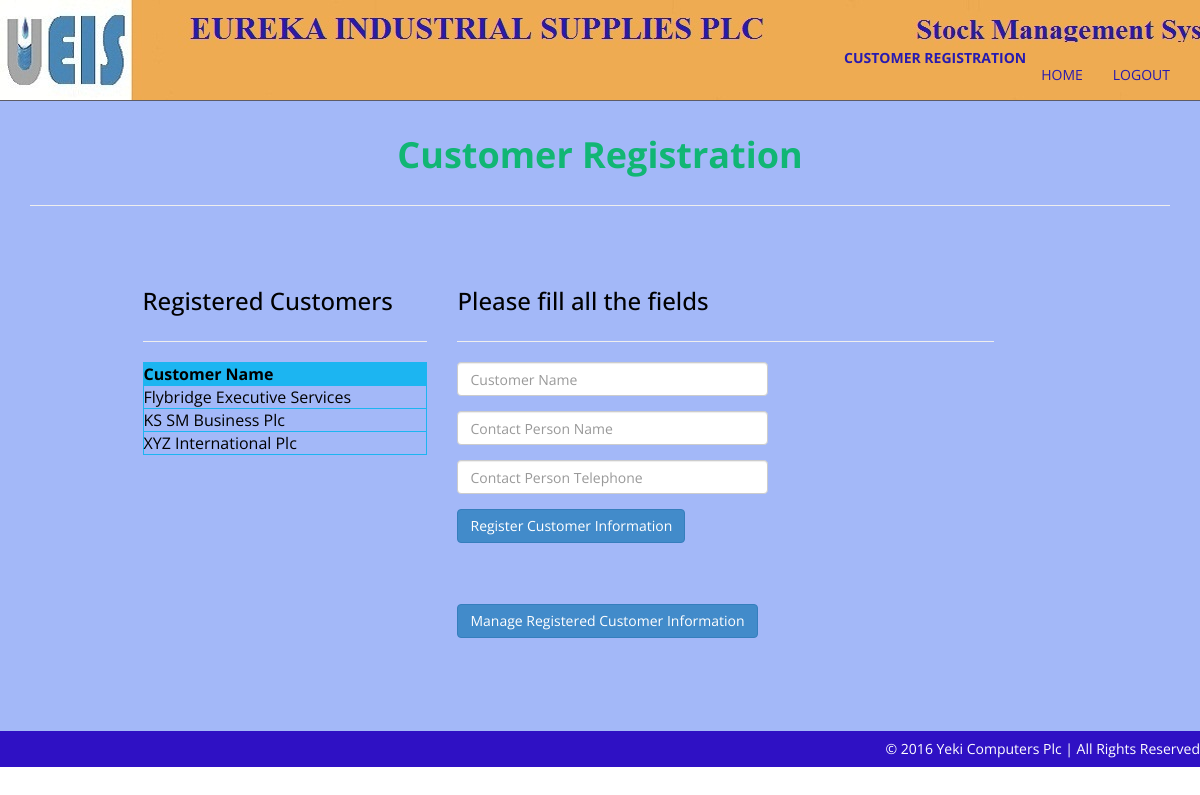
Page /eurekastock/Administrator/customer.php on the committed database.
### tables this page shows
CREATE TABLE IF NOT EXISTS `customer` (
  `CustomerId` int(11) NOT NULL AUTO_INCREMENT,
  `CustomerName` varchar(50) NOT NULL,
  `ContactPersonName` varchar(50) NOT NULL,
  `ContactPersonTel` varchar(25) NOT NULL,
  PRIMARY KEY (`CustomerId`)
);

### eurekastock/Administrator/customer.php (the view, shortened to what this page needs)
<html lang="en">
<head>
    <link href="assets/css/bootstrap.css" rel="stylesheet" />
    <link href="assets/css/font-awesome.min.css" rel="stylesheet" />
    <link href="assets/css/style.css" rel="stylesheet" />
</head>
<body>
    <div class="navbar navbar-inverse navbar-fixed-top">
        <div class="container">
            <div class="navbar-header">
                <a class="navbar-brand" href="#">&nbsp;&nbsp;&nbsp;&nbsp;&nbsp;&nbsp;&nbsp;&nbsp;&nbsp;&nbsp;&nbsp;&nbsp;&nbsp;&nbsp;&nbsp;&nbsp;&nbsp;&nbsp;&nbsp;&nbsp;
                                                 &nbsp;&nbsp;&nbsp;&nbsp;&nbsp;&nbsp;&nbsp;&nbsp;&nbsp;&nbsp;&nbsp;&nbsp;&nbsp;&nbsp;&nbsp;&nbsp;</a>
            </div>
            <div class="navbar-collapse collapse">
                <ul class="nav navbar-nav navbar-right">
		    <li><strong><a href="customer.php">CUSTOMER REGISTRATION</a></strong></li>
                    <li><a href="index.php">HOME</a></li>
                    <li><a href="logout.php">LOGOUT</a></li>
                </ul>
            </div>
        </div>
    </div>
    <div id="about-section">
        <div class="container" >
            <div class="row main-top-margin text-center" data-scrollreveal="enter top and move 100px, wait 0.3s">
                <div class="col-md-8 col-md-offset-2 ">
                   <h1>Customer Registration</h1>
                </div>
            </div>
             <hr />
            <div class="row main-low-margin" >
                <div class="col-md-10  col-md-offset-1 ">
              <div class="col-md-4 col-sm-4" data-scrollreveal="enter left and move 100px, wait 0.8s">
                                        <h3>Registered Customers</h3>
                        <hr />
	      <div style="overflow:scroll; width:100%;height:290px" >
        <table width="100%" border="0" cellspacing="0" cellpadding="0" align="center">
        <tr>
          <td>
          <table width="100%" border="1" bordercolor="#1CB5F1" >
<tr>
<th bgcolor="#1CB5F1" ><div align="left" ><strong>Customer Name&nbsp;&nbsp;</strong></div></th>
</tr>
<?php
include_once("eurekastock.php");
$sql = "select * from customer ORDER BY customer.CustomerName";
$result = mysqli_query($con,$sql) or die(mysqli_error($con));
while($row = mysqli_fetch_array($result))
{
$CustomerName=$row['CustomerName'];
?>
<tr>
<td><div align="left"><?php echo $CustomerName;?></div></td>
</tr>
<?php
}
?>
</table>
          </td>
        </tr>
      </table>
  </div>
                </div>
                <div class="col-md-6  " data-scrollreveal="enter right and move 100px, wait 0.4s">
                        <h3>Please fill all the fields</h3>
                        <hr />
			<form id="form1" name="form1" method="post" action="RegisterCustomer.php">
			    <div class="row">
				<div class="col-md-6">
                                    <div class="form-group">
                                        <input type="text" class="form-control" required="required" placeholder="Customer Name" name="txtCustomer" id="txtCustomer" size="35">
				    </div>
                                </div>
                            </div>
                            <div class="row">
                                <div class="col-md-6">
                                    <div class="form-group">
                                        <input type="text" class="form-control" required="required" placeholder="Contact Person Name" name="txtContact" id="txtContact" size="35">
				    </div>
                                </div>
                            </div>
			    <div class="row">
                                <div class="col-md-6">
                                    <div class="form-group">
                                        <input type="text" class="form-control" required="required" placeholder="Contact Person Telephone" name="txtTel" id="txtTel" size="35">
				    </div>
                                </div>
                            </div>
                            <div class="row">
                                <div class="col-md-12 ">
                                    <div class="form-group">
                                        <button type="submit" class="btn btn-primary" name="button" id="button">Register Customer Information</button>
                                    </div>
                                </div>
                            </div>
                       </form>
                        <br>
			<br>
                       <form id="form2" name="form1" method="post" action="ManageCustomer.php">
                            <div class="row">
                                <div class="col-md-12 ">
                                    <div class="form-group">
                                        <button type="submit" class="btn btn-primary" name="button" id="button">Manage Registered Customer Information</button>
                                    </div>
                                </div>
                            </div>
                       </form>
                   </div>
                </div>
            </div>
       </div>
<br>
<br>
<br>
<br>
    <div id="footer">
        <div class="container">
            <div class="row ">
                &copy; 2016 Yeki Computers Plc | All Rights Reserved
            </div>
        </div>
    </div>
</body>
</html>

### eurekastock/Administrator/assets/css/style.css (style rules this page uses)
body { font-family:'Open Sans', sans-serif; font-weight: 400; font-size: 14px; color: #000; margin-top: 40px; line-height:16px; }
h1, h2, h3, h4, h5, h6 { font-family:'Open Sans', sans-serif; font-weight: 500; line-height:40px; }
h1 { color:#11B674; font-weight: 700; }
.text-center { text-align: center; }
.main-top-margin { margin-top: 75px; }
.main-low-margin { margin-top: 55px; }
a,a:hover { text-decoration:none; }
#about-section { background-color: #A3B8F8; }
.navbar { font-size: 14px; }
.navbar-inverse { background: #F0AC51 url("../img/navbar.jpg") 0 0 no-repeat; border-color: #5D5B66; }
.navbar-inverse .navbar-brand { color: #281aaf; font-weight: bolder; font-size: 25px; font-weight:900; letter-spacing: 2px; }
.navbar-inverse .navbar-nav > li > a { color: #281aaf; }
#footer { background-color: #2F11C4; color: #fff; text-align: right; padding: 10px 30px 10px 30px; }

### rows in the picture
customer: CustomerName "Flybridge Executive Services"
customer: CustomerName "KS SM Business Plc"
customer: CustomerName "XYZ International Plc"
